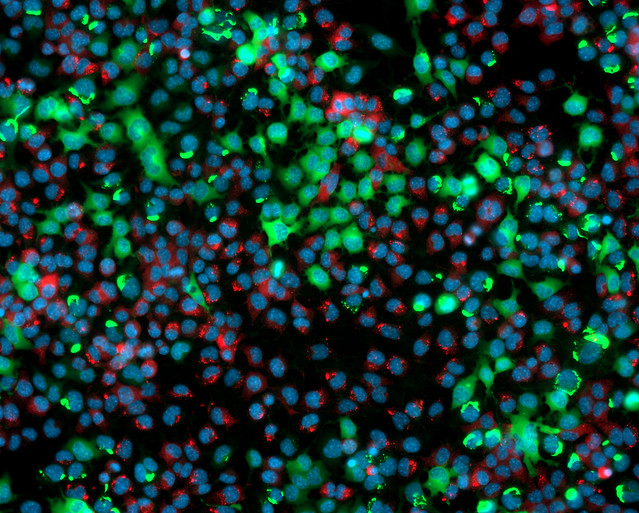
#> input picture data/test_image.jpg, 639 x 513 px, found by its file name
$ python image_processing_with_scikit.py
#> lines starting #> are read from the running program, lines starting #| are printed output that depends on the picture
from skimage import io, img_as_ubyte
from matplotlib import pyplot as plt
image = io.imread("/Users/grnho/Desktop/image-processing-fundamentals/data/test_image.jpg", as_gray = True)
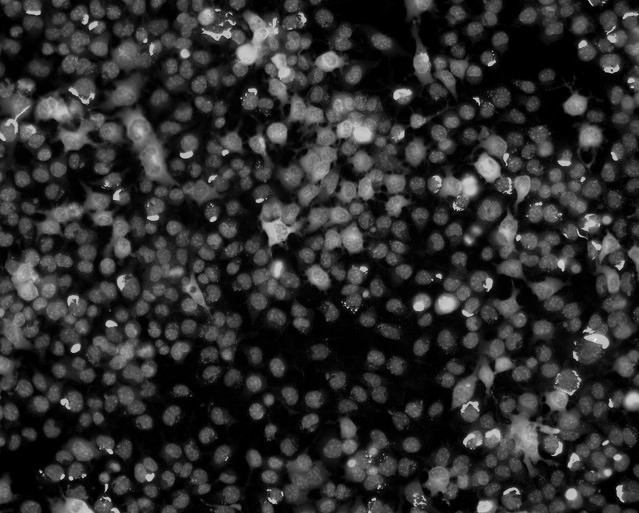
#> image: shape (513, 639) float64; min 0, max 0.968, mean 0.18
from skimage.transform import rescale, resize, downscale_local_mean

rescaled_img = rescale(image, 1.0/4.0, anti_aliasing = True)
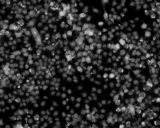
#> rescaled_img: shape (128, 160) float64; min 0, max 0.797, mean 0.18
resized_img = resize(image, (200, 200))
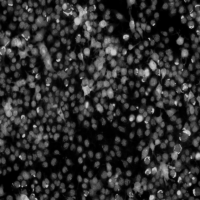
#> resized_img: shape (200, 200) float64; min 0, max 0.859, mean 0.18
downscaled_img = downscale_local_mean(image, (4,3))
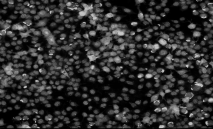
#> downscaled_img: shape (129, 213) float64; min 0, max 0.837, mean 0.179
#averageing each 4x3 pixel into 1

plt.imshow(downscaled_img)

from skimage.filters import roberts, sobel, scharr, prewitt

edge_roberts = roberts(image)
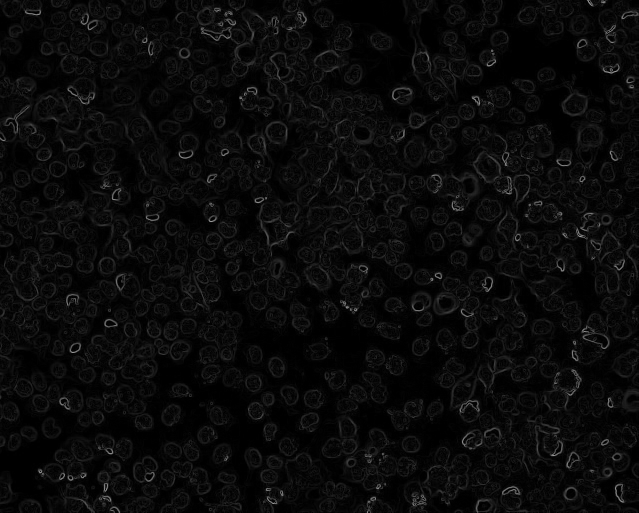
#> edge_roberts: shape (513, 639) float64; min 0, max 0.639, mean 0.0412
plt.imshow(edge_roberts, cmap = "grey")
edge_sobel = sobel(image)
edge_scharr = scharr(image)
edge_prewitt = prewitt(image)
fig, axes = plt.subplots(nrows = 2, ncols =2, sharex = True, sharey = True, figsize = (8,8))

ax = axes.ravel()

ax[0].imshow(image, cmap = plt.cm.grey)
ax[0].set_title("Original")

ax[1].imshow(edge_sobel, cmap = plt.cm.grey)
ax[1].set_title("edge_sobel")

ax[2].imshow(edge_scharr, cmap = plt.cm.grey)
ax[2].set_title("edge_scharr")

ax[3].imshow(edge_prewitt, cmap = plt.cm.grey)
ax[3].set_title("edge_prewitt")

for a in ax:
    a.axis("off")

plt.tight_layout
plt.show()

from skimage.feature import canny

edge_canny = canny(image, sigma = 1)
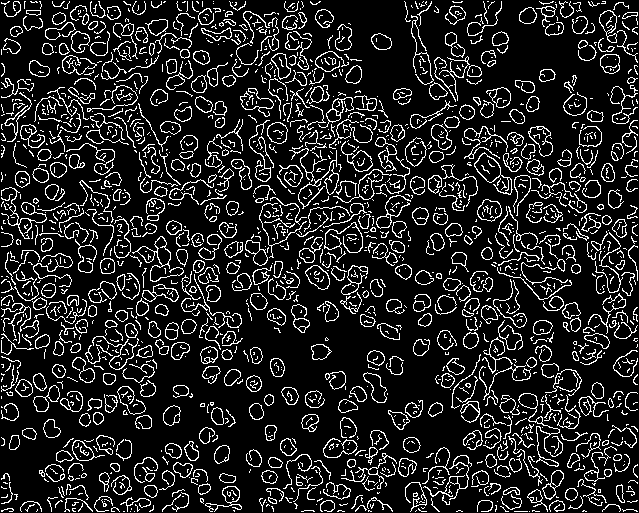
#> edge_canny: shape (513, 639) bool; 13.9% white in thin lines or dots
plt.imshow(edge_canny)

from skimage import restoration
import numpy as np
psf = np.ones((3,3))/9

deconvolved, _ = restoration.unsupervised_wiener(image, psf)
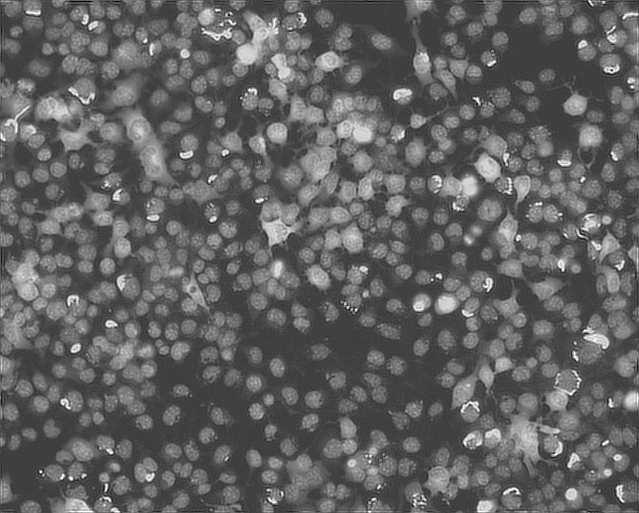
#> deconvolved: shape (513, 639) float64; min -0.329, max 1, mean 0.18; drawn with min black and max white
io.imsave(
    "/Users/grnho/Desktop/image-processing-fundamentals/data/deconvolved.jpg",
    img_as_ubyte(deconvolved)
)
